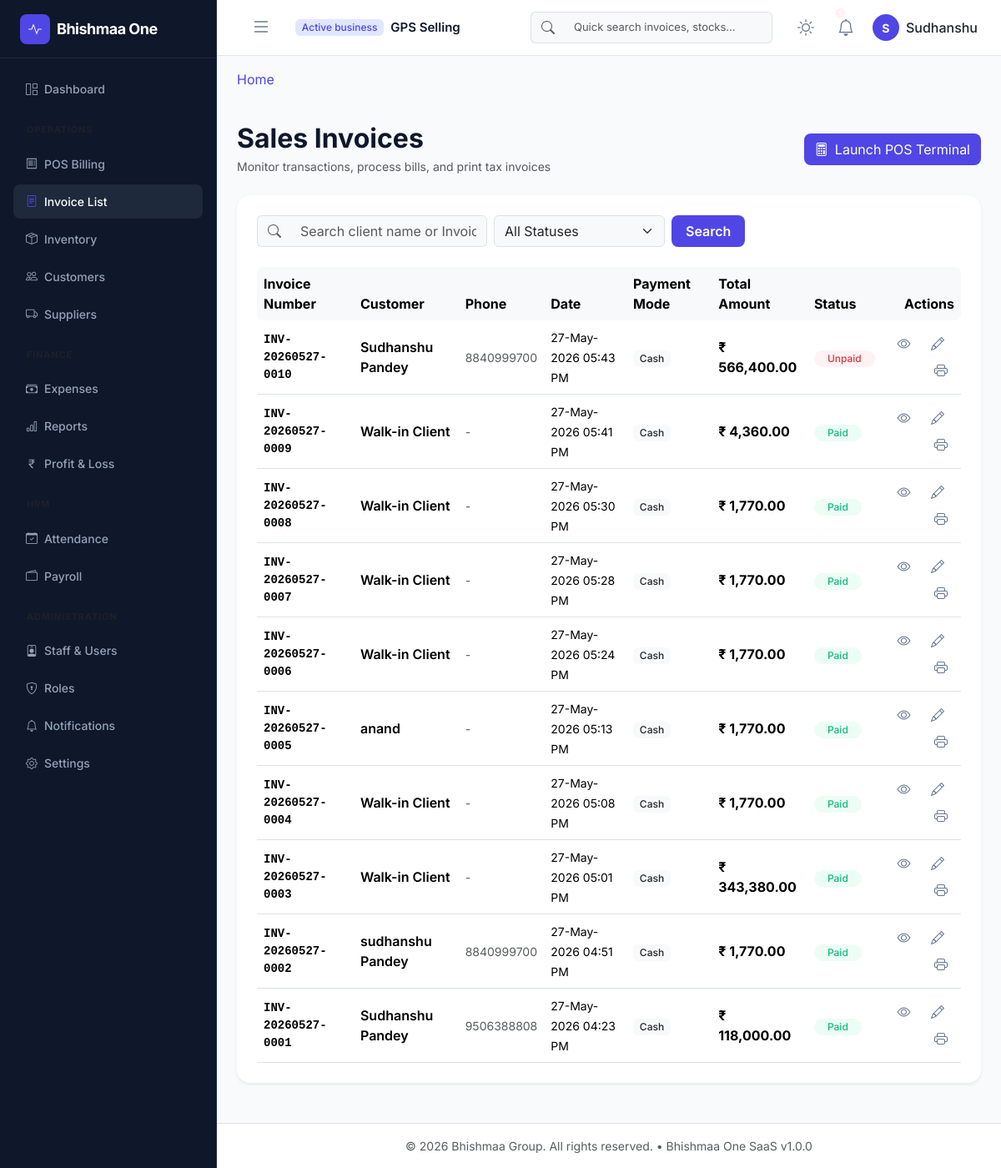
Page /billing/ (signed in) on the committed database.
### app/models/core.py (models this page shows, shortened)
class Base(db.Model):
    __abstract__ = True
    id = db.Column(UUIDType, primary_key=True, default=lambda: str(uuid.uuid4()))
    created_at = db.Column(db.DateTime, default=datetime.datetime.utcnow, index=True)
    updated_at = db.Column(db.DateTime, default=datetime.datetime.utcnow, onupdate=datetime.datetime.utcnow)
    is_deleted = db.Column(db.Boolean, default=False, index=True)

class Organization(Base):
    __tablename__ = 'organizations'
    name = db.Column(db.String(150), nullable=False)
    subdomain = db.Column(db.String(50), unique=True, index=True, nullable=False)
    is_active = db.Column(db.Boolean, default=True, index=True)
    plan_name = db.Column(db.String(50), default='Free')
    users = db.relationship('User', back_populates='organization', lazy=True)

class User(UserMixin, Base):
    __tablename__ = 'users'
    username = db.Column(db.String(80), unique=True, index=True, nullable=False)
    email = db.Column(db.String(120), unique=True, index=True, nullable=False)
    password_hash = db.Column(db.String(128), nullable=False)
    first_name = db.Column(db.String(50))
    last_name = db.Column(db.String(50))
    is_active = db.Column(db.Boolean, default=True, index=True)
    organization_id = db.Column(UUIDType, db.ForeignKey('organizations.id', ondelete='CASCADE'), nullable=True, index=True)
    branch_id = db.Column(UUIDType, db.ForeignKey('branches.id', ondelete='SET NULL'), nullable=True, index=True)
    organization = db.relationship('Organization', back_populates='users')
    branch = db.relationship('Branch', backref=db.backref('users', lazy=True))
    roles = db.relationship('Role', secondary=user_roles, back_populates='users', lazy='joined')
    def has_permission(self, perm_name):
        for role in self.roles:
            if any(perm.name == perm_name for perm in role.permissions):
                return True
        return False

### app/models/billing.py (models this page shows, shortened)
class Invoice(TenantBase):
    __tablename__ = 'invoices'
    invoice_number = db.Column(db.String(50), nullable=False, index=True)
    financial_year = db.Column(db.String(10), nullable=False, default='2526', index=True)
    invoice_date = db.Column(db.Date, default=datetime.date.today, index=True)
    due_date = db.Column(db.Date)
    register_session_id = db.Column(
        UUIDType,
        db.ForeignKey('cash_register_sessions.id', ondelete='SET NULL'),
        nullable=True,
        index=True
    )
    customer_id = db.Column(
        UUIDType,
        db.ForeignKey('customers.id', ondelete='SET NULL'),
        nullable=True,
        index=True
    )
    customer_name = db.Column(db.String(150), nullable=False)
    customer_phone = db.Column(db.String(15))
    customer_gstin = db.Column(db.String(15))
    customer_state_code = db.Column(db.String(2), default='07')  # For GST calculation
    customer_address = db.Column(db.Text)
    sub_total = db.Column(db.Numeric(10, 2), default=0.0)
    cgst = db.Column(db.Numeric(10, 2), default=0.0)
    sgst = db.Column(db.Numeric(10, 2), default=0.0)
    igst = db.Column(db.Numeric(10, 2), default=0.0)
    discount_amount = db.Column(db.Numeric(10, 2), default=0.0)
    discount_percentage = db.Column(db.Numeric(5, 2), default=0.0)
    shipping_amount = db.Column(db.Numeric(10, 2), default=0.0)
    total_amount = db.Column(db.Numeric(10, 2), default=0.0)
    @property
    def discount(self):
        return float(self.discount_amount or 0.0)
    payment_mode = db.Column(db.String(50), default='Cash')  # Cash, Card, Check, Bank Transfer, etc.
    payment_status = db.Column(db.String(30), default='Pending')  # Pending, Partial, Paid
    amount_paid = db.Column(db.Numeric(10, 2), default=0.0)
    status = db.Column(db.String(30), default='Draft')  # Draft, Submitted, Accepted, Rejected, Paid
    notes = db.Column(db.Text)
    terms_conditions = db.Column(db.Text)
    __table_args__ = (
        db.UniqueConstraint('tenant_id', 'financial_year', 'invoice_number', name='uq_tenant_fy_invoice_number'),
    )
    created_by_id = db.Column(
        UUIDType,
        db.ForeignKey('users.id', ondelete='SET NULL'),
        nullable=True
    )
    updated_by_id = db.Column(
        UUIDType,
        db.ForeignKey('users.id', ondelete='SET NULL'),
        nullable=True
    )
    items = db.relationship(
        'InvoiceItem',
        back_populates='invoice',
        cascade='all, delete-orphan',
        lazy='joined'
    )
    payments = db.relationship(
        'Payment',
        back_populates='invoice',
        cascade='all, delete-orphan',
        lazy='dynamic'
    )
    customer = db.relationship('Customer', backref='invoices')
    register_session = db.relationship('CashRegisterSession', backref='invoices')
    created_by = db.relationship('User', foreign_keys=[created_by_id], backref='invoices_created')
    updated_by = db.relationship('User', foreign_keys=[updated_by_id], backref='invoices_updated')

### app/blueprints/billing/routes.py (the view, shortened to what this page needs)
@billing_bp.route('/')
@login_required
@billing_management_required
def list_invoices():
    form = InvoiceFilterForm(request.args)
    invoices = get_organization_invoices(current_user.organization_id)
    search_q = request.args.get('search', '').strip().lower()
    status_q = request.args.get('status', '').strip()
    if status_q:
        invoices = [inv for inv in invoices if inv.status == status_q]
    return render_template('billing/list.html', invoices=invoices, form=form)

### app/blueprints/billing/templates/billing/list.html (shortened to what this page needs)
{% extends "layouts/base.html" %}
{% block content %}
<div class="d-flex justify-content-between align-items-center mb-4 mt-3">
    <div>
        <h2 class="fw-bold tracking-tight mb-1 text-main">Sales Invoices</h2>
        <p class="text-muted small mb-0">Monitor transactions, process bills, and print tax invoices</p>
    </div>
    <div>
        <a href="{{ url_for('billing.create') }}" class="btn btn-indigo rounded-3 d-flex align-items-center gap-2">
            <i class="bi bi-calculator"></i>
            <span>Launch POS Terminal</span>
        </a>
    </div>
</div>
<div class="card border-0 shadow-sm rounded-4 mb-4">
    <div class="card-header bg-transparent border-0 px-4 pt-4 pb-2">
        <form method="GET" action="" class="row g-2 justify-content-start align-items-center">
            <div class="col-md-4">
                <div class="input-group">
                    <span class="input-group-text bg-light border-end-0"><i class="bi bi-search text-muted"></i></span>
                    <input type="text" name="search" value="{{ request.args.get('search', '') }}" class="form-control bg-light border-start-0" placeholder="Search client name or Invoice ID..."/>
                </div>
            </div>
            <div class="col-md-3">
                <select name="status" class="form-select bg-light" onchange="this.form.submit()">
                    <option value="">All Statuses</option>
                </select>
            </div>
            <div class="col-md-2">
                <button type="submit" class="btn btn-indigo rounded-3 px-3 fw-semibold">Search</button>
            </div>
        </form>
    </div>
    <div class="card-body px-4 pb-4">
        <div class="table-responsive">
            <table class="table align-middle mb-0">
                <thead class="table-light">
                    <tr>
                        <th class="border-0 rounded-start-3">Invoice Number</th>
                        <th class="border-0">Customer</th>
                        <th class="border-0">Phone</th>
                        <th class="border-0">Date</th>
                        <th class="border-0">Payment Mode</th>
                        <th class="border-0">Total Amount</th>
                        <th class="border-0">Status</th>
                        <th class="border-0 rounded-end-3 text-end">Actions</th>
                    </tr>
                </thead>
                <tbody>
                    {% if invoices %}
                        {% for invoice in invoices %}
                        <tr>
                            <td class="fw-bold text-main font-monospace small">{{ invoice.invoice_number }}</td>
                            <td class="fw-semibold">{{ invoice.customer_name }}</td>
                            <td><span class="text-muted small">{{ invoice.customer_phone or "-" }}</span></td>
                            <td><span class="small">{{ invoice.created_at.strftime('%d-%b-%Y %I:%M %p') }}</span></td>
                            <td><span class="badge bg-light text-dark">{{ invoice.payment_mode }}</span></td>
                            <td class="fw-bold text-main">₹ {{ "{:,.2f}".format(invoice.total_amount) }}</td>
                            <td>
                                {% if invoice.status == 'Paid' %}
                                    <span class="badge bg-success-light text-success rounded-pill px-3 py-1.5 small">Paid</span>
                                {% elif invoice.status == 'Partial' %}
                                    <span class="badge bg-warning-light text-warning rounded-pill px-3 py-1.5 small">Partial</span>
                                {% else %}
                                    <span class="badge bg-danger-light text-danger rounded-pill px-3 py-1.5 small">Unpaid</span>
                                {% endif %}
                            </td>
                            <td class="text-end">
                                <a href="{{ url_for('billing.details', invoice_id=invoice.id) }}" class="btn btn-icon btn-light rounded-circle me-1" title="View Details">
                                    <i class="bi bi-eye"></i>
                                </a>
                                <a href="{{ url_for('billing.edit_invoice_route', invoice_id=invoice.id) }}" class="btn btn-icon btn-light rounded-circle me-1" title="Edit Invoice">
                                    <i class="bi bi-pencil"></i>
                                </a>
                                <a href="{{ url_for('billing.print_invoice', invoice_id=invoice.id) }}" target="_blank" class="btn btn-icon btn-light rounded-circle" title="Print Invoice">
                                    <i class="bi bi-printer"></i>
                                </a>
                            </td>
                        </tr>
                        {% endfor %}
                    {% endif %}
                </tbody>
            </table>
        </div>
    </div>
</div>
{% endblock %}

### app/templates/components/navbar.html (shortened to what this page needs)
<nav class="navbar navbar-expand-lg app-navbar px-3">
    <div class="container-fluid">
        <button class="btn sidebar-toggle-btn me-3" id="sidebarToggle" onclick="toggleSidebar()">
            <i class="bi bi-list fs-4"></i>
        </button>
        <div class="navbar-brand-tenant d-flex align-items-center flex-wrap gap-1">
            <span class="badge bg-indigo-light text-indigo me-1">Active business</span>
            <span class="tenant-name fw-semibold text-truncate me-2" style="max-width: 200px;">
                {{ current_user.organization.name if current_user.organization else 'Bhishmaa One' }}
            </span>
        </div>
        <div class="collapse navbar-collapse justify-content-end" id="navbarContent">
            <form class="d-none d-md-flex navbar-search me-4" role="search">
                <div class="input-group">
                    <span class="input-group-text bg-light border-end-0">
                        <i class="bi bi-search text-muted"></i>
                    </span>
                    <input class="form-control bg-light border-start-0" type="search" placeholder="Quick search invoices, stocks..." aria-label="Search">
                </div>
            </form>
            <div class="d-flex align-items-center gap-3">
                <button class="btn btn-icon theme-toggle-btn" onclick="toggleTheme()" title="Toggle Dark/Light Mode">
                    <i class="bi bi-sun sun-icon fs-5"></i>
                </button>
                <div class="dropdown">
                    <button class="btn btn-icon position-relative" type="button" data-bs-toggle="dropdown" aria-expanded="false">
                        <i class="bi bi-bell fs-5"></i>
                        {% if unread_count > 0 %}
                            <span class="position-absolute top-1 start-75 translate-middle badge rounded-pill bg-danger" style="font-size: 8px; padding: 2px 4px;">{{ unread_count }}</span>
                        {% endif %}
                    </button>
                </div>
                <div class="dropdown">
                    <button class="btn profile-dropdown-btn d-flex align-items-center gap-2" type="button" data-bs-toggle="dropdown" aria-expanded="false">
                        <div class="profile-avatar text-white fw-bold">
                            {{ current_user.first_name[0] if current_user.first_name else 'U' }}
                        </div>
                        <span class="d-none d-lg-inline fw-medium">{{ current_user.first_name }}</span>
                    </button>
                </div>
            </div>
        </div>
    </div>
</nav>

### rows in the picture
Organization: organization "GPS Selling"
User: first_name "S", first_name "Sudhanshu"
Invoice: invoice_number "INV-20260527-0010", customer_name "Sudhanshu Pandey", customer_phone "8840999700", created_at "27-May-2026 05:43 PM", payment_mode "Cash", total_amount "566,400.00", status "Unpaid"
Invoice: invoice_number "INV-20260527-0009", customer_name "Walk-in Client", customer_phone "-", created_at "27-May-2026 05:41 PM", payment_mode "Cash", total_amount "4,360.00", status "Paid"
Invoice: invoice_number "INV-20260527-0008", customer_name "Walk-in Client", customer_phone "-", created_at "27-May-2026 05:30 PM", payment_mode "Cash", total_amount "1,770.00", status "Paid"
Invoice: invoice_number "INV-20260527-0007", customer_name "Walk-in Client", customer_phone "-", created_at "27-May-2026 05:28 PM", payment_mode "Cash", total_amount "1,770.00", status "Paid"
Invoice: invoice_number "INV-20260527-0006", customer_name "Walk-in Client", customer_phone "-", created_at "27-May-2026 05:24 PM", payment_mode "Cash", total_amount "1,770.00", status "Paid"
Invoice: invoice_number "INV-20260527-0005", customer_name "anand", customer_phone "-", created_at "27-May-2026 05:13 PM", payment_mode "Cash", total_amount "1,770.00", status "Paid"
Invoice: invoice_number "INV-20260527-0004", customer_name "Walk-in Client", customer_phone "-", created_at "27-May-2026 05:08 PM", payment_mode "Cash", total_amount "1,770.00", status "Paid"
Invoice: invoice_number "INV-20260527-0003", customer_name "Walk-in Client", customer_phone "-", created_at "27-May-2026 05:01 PM", payment_mode "Cash", total_amount "343,380.00", status "Paid"
Invoice: invoice_number "INV-20260527-0002", customer_name "sudhanshu Pandey", customer_phone "8840999700", created_at "27-May-2026 04:51 PM", payment_mode "Cash", total_amount "1,770.00", status "Paid"
Invoice: invoice_number "INV-20260527-0001", customer_name "Sudhanshu Pandey", customer_phone "9506388808", created_at "27-May-2026 04:23 PM", payment_mode "Cash", total_amount "118,000.00", status "Paid"
